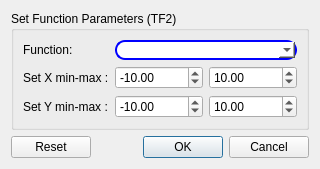
<?xml version="1.0" encoding="UTF-8"?>
<ui version="4.0">
 <class>MyWidget</class>
 <widget class="QWidget" name="MyWidget">
  <property name="geometry">
   <rect>
    <x>0</x>
    <y>0</y>
    <width>293</width>
    <height>160</height>
   </rect>
  </property>
  <property name="maximumSize">
   <size>
    <width>350</width>
    <height>182</height>
   </size>
  </property>
  <property name="windowTitle">
   <string>Draw Function</string>
  </property>
  <property name="windowIcon">
   <iconset>
    <normaloff>:/icons/snapshot.png</normaloff>:/icons/snapshot.png</iconset>
  </property>
  <layout class="QHBoxLayout" name="horizontalLayout">
   <item>
    <layout class="QVBoxLayout" name="verticalLayout">
     <item>
      <widget class="QGroupBox" name="groupBox">
       <property name="styleSheet">
        <string notr="true"/>
       </property>
       <property name="title">
        <string>Set Function Parameters (TF2)</string>
       </property>
       <layout class="QGridLayout" name="gridLayout">
        <item row="0" column="0">
         <widget class="QLabel" name="label">
          <property name="text">
           <string>Function:</string>
          </property>
         </widget>
        </item>
        <item row="1" column="0" colspan="2">
         <widget class="QLabel" name="label_2">
          <property name="text">
           <string>Set X min-max :</string>
          </property>
         </widget>
        </item>
        <item row="1" column="2">
         <widget class="QDoubleSpinBox" name="doubleSpinBox">
          <property name="styleSheet">
           <string notr="true"/>
          </property>
          <property name="minimum">
           <double>-100000.000000000000000</double>
          </property>
          <property name="maximum">
           <double>100000.000000000000000</double>
          </property>
          <property name="value">
           <double>-10.000000000000000</double>
          </property>
         </widget>
        </item>
        <item row="1" column="3">
         <widget class="QDoubleSpinBox" name="doubleSpinBox_6">
          <property name="minimum">
           <double>-100000.000000000000000</double>
          </property>
          <property name="maximum">
           <double>100000.000000000000000</double>
          </property>
          <property name="value">
           <double>10.000000000000000</double>
          </property>
         </widget>
        </item>
        <item row="2" column="0" colspan="2">
         <widget class="QLabel" name="label_3">
          <property name="minimumSize">
           <size>
            <width>85</width>
            <height>20</height>
           </size>
          </property>
          <property name="text">
           <string>Set Y min-max :</string>
          </property>
         </widget>
        </item>
        <item row="2" column="2">
         <widget class="QDoubleSpinBox" name="doubleSpinBox_2">
          <property name="minimum">
           <double>-100000.000000000000000</double>
          </property>
          <property name="maximum">
           <double>100000.000000000000000</double>
          </property>
          <property name="value">
           <double>-10.000000000000000</double>
          </property>
         </widget>
        </item>
        <item row="2" column="3">
         <widget class="QDoubleSpinBox" name="doubleSpinBox_5">
          <property name="minimum">
           <double>-100000.000000000000000</double>
          </property>
          <property name="maximum">
           <double>100000.000000000000000</double>
          </property>
          <property name="value">
           <double>10.000000000000000</double>
          </property>
         </widget>
        </item>
        <item row="0" column="2" colspan="2">
         <widget class="QComboBox" name="comboBox">
          <property name="styleSheet">
           <string notr="true">QComboBox {

border: 2px solid blue;

border-radius: 10px;

padding: 0 8px;

background: white;

}</string>
          </property>
          <property name="editable">
           <bool>true</bool>
          </property>
          <property name="duplicatesEnabled">
           <bool>false</bool>
          </property>
         </widget>
        </item>
       </layout>
      </widget>
     </item>
     <item>
      <widget class="QDialogButtonBox" name="buttonBox">
       <property name="standardButtons">
        <set>QDialogButtonBox::Cancel|QDialogButtonBox::Ok|QDialogButtonBox::Reset</set>
       </property>
      </widget>
     </item>
    </layout>
   </item>
  </layout>
 </widget>
 <tabstops>
  <tabstop>doubleSpinBox</tabstop>
  <tabstop>doubleSpinBox_6</tabstop>
  <tabstop>doubleSpinBox_2</tabstop>
  <tabstop>doubleSpinBox_5</tabstop>
  <tabstop>buttonBox</tabstop>
 </tabstops>
 <resources>
  <include location="resource.qrc"/>
 </resources>
 <connections/>
</ui>
